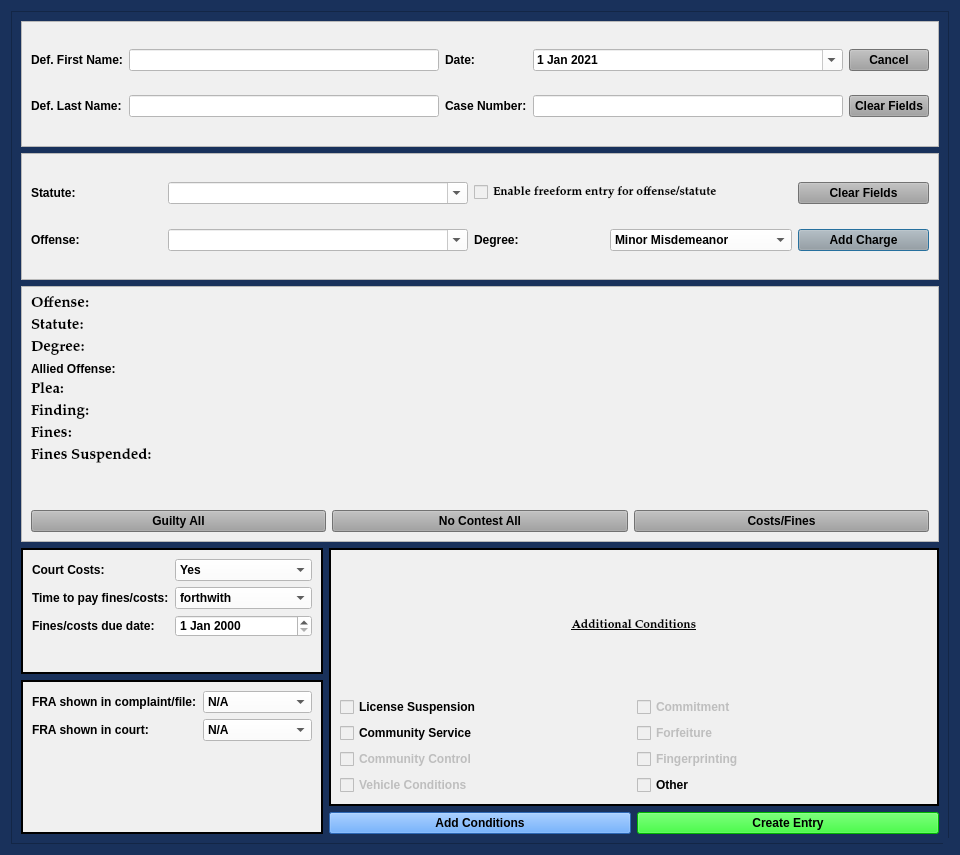
<?xml version="1.0" encoding="UTF-8"?>
<ui version="4.0">
 <class>NoJailPleaDialog</class>
 <widget class="QDialog" name="NoJailPleaDialog">
  <property name="windowModality">
   <enum>Qt::NonModal</enum>
  </property>
  <property name="geometry">
   <rect>
    <x>0</x>
    <y>0</y>
    <width>960</width>
    <height>855</height>
   </rect>
  </property>
  <property name="sizePolicy">
   <sizepolicy hsizetype="Minimum" vsizetype="Minimum">
    <horstretch>0</horstretch>
    <verstretch>0</verstretch>
   </sizepolicy>
  </property>
  <property name="minimumSize">
   <size>
    <width>0</width>
    <height>0</height>
   </size>
  </property>
  <property name="maximumSize">
   <size>
    <width>2500</width>
    <height>3500</height>
   </size>
  </property>
  <property name="palette">
   <palette>
    <active>
     <colorrole role="Button">
      <brush brushstyle="SolidPattern">
       <color alpha="255">
        <red>25</red>
        <green>49</green>
        <blue>91</blue>
       </color>
      </brush>
     </colorrole>
     <colorrole role="Base">
      <brush brushstyle="SolidPattern">
       <color alpha="255">
        <red>25</red>
        <green>49</green>
        <blue>91</blue>
       </color>
      </brush>
     </colorrole>
     <colorrole role="Window">
      <brush brushstyle="SolidPattern">
       <color alpha="255">
        <red>25</red>
        <green>49</green>
        <blue>91</blue>
       </color>
      </brush>
     </colorrole>
    </active>
    <inactive>
     <colorrole role="Button">
      <brush brushstyle="SolidPattern">
       <color alpha="255">
        <red>25</red>
        <green>49</green>
        <blue>91</blue>
       </color>
      </brush>
     </colorrole>
     <colorrole role="Base">
      <brush brushstyle="SolidPattern">
       <color alpha="255">
        <red>25</red>
        <green>49</green>
        <blue>91</blue>
       </color>
      </brush>
     </colorrole>
     <colorrole role="Window">
      <brush brushstyle="SolidPattern">
       <color alpha="255">
        <red>25</red>
        <green>49</green>
        <blue>91</blue>
       </color>
      </brush>
     </colorrole>
    </inactive>
    <disabled>
     <colorrole role="Button">
      <brush brushstyle="SolidPattern">
       <color alpha="255">
        <red>25</red>
        <green>49</green>
        <blue>91</blue>
       </color>
      </brush>
     </colorrole>
     <colorrole role="Base">
      <brush brushstyle="SolidPattern">
       <color alpha="255">
        <red>25</red>
        <green>49</green>
        <blue>91</blue>
       </color>
      </brush>
     </colorrole>
     <colorrole role="Window">
      <brush brushstyle="SolidPattern">
       <color alpha="255">
        <red>25</red>
        <green>49</green>
        <blue>91</blue>
       </color>
      </brush>
     </colorrole>
    </disabled>
   </palette>
  </property>
  <property name="font">
   <font>
    <family>Palatino Linotype</family>
    <pointsize>11</pointsize>
    <weight>75</weight>
    <italic>false</italic>
    <bold>true</bold>
   </font>
  </property>
  <property name="windowTitle">
   <string>No Jail Plea Case Information</string>
  </property>
  <property name="toolTip">
   <string/>
  </property>
  <property name="styleSheet">
   <string notr="true">background-color: rgb(25, 49, 91);
font: 75 11pt &quot;Palatino Linotype&quot;;
font-weight: bold;</string>
  </property>
  <property name="sizeGripEnabled">
   <bool>true</bool>
  </property>
  <property name="modal">
   <bool>true</bool>
  </property>
  <layout class="QVBoxLayout" name="verticalLayout" stretch="0">
   <item>
    <widget class="QScrollArea" name="scrollArea">
     <property name="widgetResizable">
      <bool>true</bool>
     </property>
     <widget class="QWidget" name="scrollAreaWidgetContents_2">
      <property name="geometry">
       <rect>
        <x>0</x>
        <y>0</y>
        <width>936</width>
        <height>831</height>
       </rect>
      </property>
      <layout class="QGridLayout" name="gridLayout_4">
       <item row="0" column="0" colspan="3">
        <widget class="QFrame" name="frame_2">
         <property name="sizePolicy">
          <sizepolicy hsizetype="Preferred" vsizetype="Preferred">
           <horstretch>0</horstretch>
           <verstretch>0</verstretch>
          </sizepolicy>
         </property>
         <property name="styleSheet">
          <string notr="true">background-color: rgb(240, 240, 240);</string>
         </property>
         <property name="frameShape">
          <enum>QFrame::StyledPanel</enum>
         </property>
         <property name="frameShadow">
          <enum>QFrame::Raised</enum>
         </property>
         <layout class="QGridLayout" name="gridLayout">
          <item row="0" column="4">
           <widget class="QPushButton" name="cancel_Button">
            <property name="focusPolicy">
             <enum>Qt::NoFocus</enum>
            </property>
            <property name="styleSheet">
             <string notr="true">background-color: rgb(160, 160, 160);</string>
            </property>
            <property name="text">
             <string>Cancel</string>
            </property>
           </widget>
          </item>
          <item row="1" column="2">
           <widget class="QLabel" name="label_3">
            <property name="text">
             <string>Case Number:</string>
            </property>
           </widget>
          </item>
          <item row="1" column="0">
           <widget class="QLabel" name="label_2">
            <property name="text">
             <string>Def. Last Name:</string>
            </property>
           </widget>
          </item>
          <item row="1" column="1">
           <widget class="QLineEdit" name="defendant_last_name_lineEdit">
            <property name="enabled">
             <bool>true</bool>
            </property>
            <property name="styleSheet">
             <string notr="true">background-color: rgb(255, 255, 255);</string>
            </property>
           </widget>
          </item>
          <item row="0" column="0">
           <widget class="QLabel" name="label">
            <property name="text">
             <string>Def. First Name:</string>
            </property>
           </widget>
          </item>
          <item row="0" column="1">
           <widget class="QLineEdit" name="defendant_first_name_lineEdit">
            <property name="maximumSize">
             <size>
              <width>500</width>
              <height>16777215</height>
             </size>
            </property>
            <property name="styleSheet">
             <string notr="true">background-color: rgb(255, 255, 255);</string>
            </property>
           </widget>
          </item>
          <item row="0" column="3">
           <widget class="QDateEdit" name="plea_trial_date">
            <property name="focusPolicy">
             <enum>Qt::NoFocus</enum>
            </property>
            <property name="styleSheet">
             <string notr="true">background-color: rgb(255, 255, 255);</string>
            </property>
            <property name="minimumDate">
             <date>
              <year>2021</year>
              <month>1</month>
              <day>1</day>
             </date>
            </property>
            <property name="calendarPopup">
             <bool>true</bool>
            </property>
            <property name="date">
             <date>
              <year>2021</year>
              <month>1</month>
              <day>1</day>
             </date>
            </property>
           </widget>
          </item>
          <item row="0" column="2">
           <widget class="QLabel" name="label_26">
            <property name="text">
             <string>Date:</string>
            </property>
           </widget>
          </item>
          <item row="1" column="4">
           <widget class="QPushButton" name="clear_fields_case_Button">
            <property name="focusPolicy">
             <enum>Qt::NoFocus</enum>
            </property>
            <property name="styleSheet">
             <string notr="true">background-color: rgb(160, 160, 160);</string>
            </property>
            <property name="text">
             <string>Clear Fields</string>
            </property>
           </widget>
          </item>
          <item row="1" column="3">
           <widget class="QLineEdit" name="case_number_lineEdit">
            <property name="maximumSize">
             <size>
              <width>500</width>
              <height>16777215</height>
             </size>
            </property>
            <property name="styleSheet">
             <string notr="true">background-color: rgb(255, 255, 255);</string>
            </property>
           </widget>
          </item>
         </layout>
        </widget>
       </item>
       <item row="1" column="0" colspan="3">
        <widget class="QFrame" name="frame_3">
         <property name="sizePolicy">
          <sizepolicy hsizetype="Preferred" vsizetype="Preferred">
           <horstretch>0</horstretch>
           <verstretch>0</verstretch>
          </sizepolicy>
         </property>
         <property name="styleSheet">
          <string notr="true">background-color: rgb(240, 240, 240);</string>
         </property>
         <property name="frameShape">
          <enum>QFrame::StyledPanel</enum>
         </property>
         <property name="frameShadow">
          <enum>QFrame::Raised</enum>
         </property>
         <layout class="QGridLayout" name="gridLayout_2">
          <item row="0" column="0">
           <widget class="QLabel" name="label_6">
            <property name="text">
             <string>Statute:</string>
            </property>
           </widget>
          </item>
          <item row="1" column="1">
           <widget class="QComboBox" name="offense_choice_box">
            <property name="minimumSize">
             <size>
              <width>300</width>
              <height>0</height>
             </size>
            </property>
            <property name="styleSheet">
             <string notr="true">background-color: rgb(255, 255, 255);</string>
            </property>
            <property name="editable">
             <bool>true</bool>
            </property>
           </widget>
          </item>
          <item row="1" column="2">
           <widget class="QLabel" name="label_23">
            <property name="text">
             <string>Degree:</string>
            </property>
           </widget>
          </item>
          <item row="0" column="1">
           <widget class="QComboBox" name="statute_choice_box">
            <property name="enabled">
             <bool>true</bool>
            </property>
            <property name="minimumSize">
             <size>
              <width>300</width>
              <height>0</height>
             </size>
            </property>
            <property name="focusPolicy">
             <enum>Qt::WheelFocus</enum>
            </property>
            <property name="styleSheet">
             <string notr="true">background-color: rgb(255, 255, 255);</string>
            </property>
            <property name="editable">
             <bool>true</bool>
            </property>
           </widget>
          </item>
          <item row="1" column="0">
           <widget class="QLabel" name="label_15">
            <property name="text">
             <string>Offense:</string>
            </property>
           </widget>
          </item>
          <item row="0" column="4">
           <widget class="QPushButton" name="clear_fields_charge_Button">
            <property name="focusPolicy">
             <enum>Qt::NoFocus</enum>
            </property>
            <property name="styleSheet">
             <string notr="true">background-color: rgb(160, 160, 160);</string>
            </property>
            <property name="text">
             <string>Clear Fields</string>
            </property>
           </widget>
          </item>
          <item row="1" column="3">
           <widget class="QComboBox" name="degree_choice_box">
            <property name="enabled">
             <bool>true</bool>
            </property>
            <property name="focusPolicy">
             <enum>Qt::NoFocus</enum>
            </property>
            <property name="styleSheet">
             <string notr="true">background-color: rgb(255, 255, 255);</string>
            </property>
            <item>
             <property name="text">
              <string>Minor Misdemeanor</string>
             </property>
            </item>
            <item>
             <property name="text">
              <string>M1</string>
             </property>
            </item>
            <item>
             <property name="text">
              <string>M2</string>
             </property>
            </item>
            <item>
             <property name="text">
              <string>M3</string>
             </property>
            </item>
            <item>
             <property name="text">
              <string>M4</string>
             </property>
            </item>
            <item>
             <property name="text">
              <string>Unclassified Misdemeanor</string>
             </property>
            </item>
           </widget>
          </item>
          <item row="1" column="4">
           <widget class="QPushButton" name="add_charge_Button">
            <property name="styleSheet">
             <string notr="true">background-color: rgb(160, 160, 160);</string>
            </property>
            <property name="text">
             <string>Add Charge</string>
            </property>
           </widget>
          </item>
          <item row="0" column="2" colspan="2">
           <widget class="QCheckBox" name="freeform_entry_checkBox">
            <property name="font">
             <font>
              <family>Palatino Linotype</family>
              <pointsize>9</pointsize>
              <weight>9</weight>
              <italic>false</italic>
              <bold>false</bold>
             </font>
            </property>
            <property name="focusPolicy">
             <enum>Qt::NoFocus</enum>
            </property>
            <property name="styleSheet">
             <string notr="true">font: 75 9pt &quot;Palatino Linotype&quot;;</string>
            </property>
            <property name="text">
             <string>Enable freeform entry for offense/statute</string>
            </property>
           </widget>
          </item>
         </layout>
        </widget>
       </item>
       <item row="2" column="0" colspan="3">
        <widget class="QFrame" name="frame">
         <property name="sizePolicy">
          <sizepolicy hsizetype="Preferred" vsizetype="Preferred">
           <horstretch>0</horstretch>
           <verstretch>0</verstretch>
          </sizepolicy>
         </property>
         <property name="styleSheet">
          <string notr="true">background-color: rgb(240, 240, 240);</string>
         </property>
         <property name="frameShape">
          <enum>QFrame::StyledPanel</enum>
         </property>
         <property name="frameShadow">
          <enum>QFrame::Raised</enum>
         </property>
         <layout class="QVBoxLayout" name="verticalLayout_2">
          <item>
           <layout class="QGridLayout" name="gridLayout_3">
            <item row="0" column="0" colspan="3">
             <layout class="QGridLayout" name="charges_gridLayout">
              <item row="4" column="0">
               <widget class="QLabel" name="plea_label_1">
                <property name="font">
                 <font>
                  <family>Palatino Linotype</family>
                  <pointsize>11</pointsize>
                  <weight>75</weight>
                  <italic>false</italic>
                  <bold>true</bold>
                 </font>
                </property>
                <property name="text">
                 <string>Plea:</string>
                </property>
               </widget>
              </item>
              <item row="5" column="0">
               <widget class="QLabel" name="label_14">
                <property name="font">
                 <font>
                  <family>Palatino Linotype</family>
                  <pointsize>11</pointsize>
                  <weight>75</weight>
                  <italic>false</italic>
                  <bold>true</bold>
                 </font>
                </property>
                <property name="text">
                 <string>Finding:</string>
                </property>
               </widget>
              </item>
              <item row="7" column="0">
               <widget class="QLabel" name="label_10">
                <property name="font">
                 <font>
                  <family>Palatino Linotype</family>
                  <pointsize>11</pointsize>
                  <weight>75</weight>
                  <italic>false</italic>
                  <bold>true</bold>
                 </font>
                </property>
                <property name="text">
                 <string>Fines Suspended:</string>
                </property>
               </widget>
              </item>
              <item row="9" column="0">
               <widget class="QLabel" name="label_5">
                <property name="text">
                 <string/>
                </property>
               </widget>
              </item>
              <item row="2" column="0">
               <widget class="QLabel" name="label_20">
                <property name="font">
                 <font>
                  <family>Palatino Linotype</family>
                  <pointsize>11</pointsize>
                  <weight>75</weight>
                  <italic>false</italic>
                  <bold>true</bold>
                 </font>
                </property>
                <property name="text">
                 <string>Degree:</string>
                </property>
               </widget>
              </item>
              <item row="6" column="0">
               <widget class="QLabel" name="label_17">
                <property name="font">
                 <font>
                  <family>Palatino Linotype</family>
                  <pointsize>11</pointsize>
                  <weight>75</weight>
                  <italic>false</italic>
                  <bold>true</bold>
                 </font>
                </property>
                <property name="text">
                 <string>Fines:</string>
                </property>
               </widget>
              </item>
              <item row="0" column="0">
               <widget class="QLabel" name="offense_label_1">
                <property name="font">
                 <font>
                  <family>Palatino Linotype</family>
                  <pointsize>11</pointsize>
                  <weight>75</weight>
                  <italic>false</italic>
                  <bold>true</bold>
                 </font>
                </property>
                <property name="text">
                 <string>Offense:</string>
                </property>
                <property name="wordWrap">
                 <bool>true</bool>
                </property>
               </widget>
              </item>
              <item row="1" column="0">
               <widget class="QLabel" name="label_19">
                <property name="font">
                 <font>
                  <family>Palatino Linotype</family>
                  <pointsize>11</pointsize>
                  <weight>75</weight>
                  <italic>false</italic>
                  <bold>true</bold>
                 </font>
                </property>
                <property name="text">
                 <string>Statute:</string>
                </property>
               </widget>
              </item>
              <item row="8" column="0">
               <widget class="QLabel" name="label_4">
                <property name="text">
                 <string/>
                </property>
               </widget>
              </item>
              <item row="3" column="0">
               <widget class="QLabel" name="label_7">
                <property name="text">
                 <string>Allied Offense:</string>
                </property>
               </widget>
              </item>
             </layout>
            </item>
            <item row="1" column="0">
             <widget class="QPushButton" name="guilty_all_Button">
              <property name="sizePolicy">
               <sizepolicy hsizetype="Preferred" vsizetype="Fixed">
                <horstretch>0</horstretch>
                <verstretch>0</verstretch>
               </sizepolicy>
              </property>
              <property name="focusPolicy">
               <enum>Qt::NoFocus</enum>
              </property>
              <property name="styleSheet">
               <string notr="true">background-color: rgb(160, 160, 160);</string>
              </property>
              <property name="text">
               <string>Guilty All</string>
              </property>
             </widget>
            </item>
            <item row="1" column="1">
             <widget class="QPushButton" name="no_contest_all_Button">
              <property name="sizePolicy">
               <sizepolicy hsizetype="Preferred" vsizetype="Fixed">
                <horstretch>0</horstretch>
                <verstretch>0</verstretch>
               </sizepolicy>
              </property>
              <property name="focusPolicy">
               <enum>Qt::NoFocus</enum>
              </property>
              <property name="styleSheet">
               <string notr="true">background-color: rgb(160, 160, 160);</string>
              </property>
              <property name="text">
               <string>No Contest All</string>
              </property>
             </widget>
            </item>
            <item row="1" column="2">
             <widget class="QPushButton" name="costs_and_fines_Button">
              <property name="sizePolicy">
               <sizepolicy hsizetype="Preferred" vsizetype="Fixed">
                <horstretch>0</horstretch>
                <verstretch>0</verstretch>
               </sizepolicy>
              </property>
              <property name="focusPolicy">
               <enum>Qt::NoFocus</enum>
              </property>
              <property name="styleSheet">
               <string notr="true">background-color: rgb(160, 160, 160);</string>
              </property>
              <property name="text">
               <string>Costs/Fines</string>
              </property>
              <property name="flat">
               <bool>false</bool>
              </property>
             </widget>
            </item>
           </layout>
          </item>
         </layout>
        </widget>
       </item>
       <item row="3" column="0">
        <widget class="QFrame" name="frame_5">
         <property name="sizePolicy">
          <sizepolicy hsizetype="Preferred" vsizetype="Preferred">
           <horstretch>0</horstretch>
           <verstretch>0</verstretch>
          </sizepolicy>
         </property>
         <property name="styleSheet">
          <string notr="true">background-color: rgb(240, 240, 240);</string>
         </property>
         <property name="frameShape">
          <enum>QFrame::Box</enum>
         </property>
         <property name="frameShadow">
          <enum>QFrame::Plain</enum>
         </property>
         <property name="lineWidth">
          <number>2</number>
         </property>
         <layout class="QFormLayout" name="formLayout">
          <item row="0" column="0">
           <widget class="QLabel" name="label_11">
            <property name="text">
             <string>Court Costs:</string>
            </property>
           </widget>
          </item>
          <item row="0" column="1">
           <widget class="QComboBox" name="court_costs_box">
            <property name="styleSheet">
             <string notr="true">background-color: rgb(255, 255, 255);</string>
            </property>
            <item>
             <property name="text">
              <string>Yes</string>
             </property>
            </item>
            <item>
             <property name="text">
              <string>No</string>
             </property>
            </item>
           </widget>
          </item>
          <item row="1" column="0">
           <widget class="QLabel" name="label_9">
            <property name="text">
             <string>Time to pay fines/costs:</string>
            </property>
           </widget>
          </item>
          <item row="1" column="1">
           <widget class="QComboBox" name="ability_to_pay_box">
            <property name="styleSheet">
             <string notr="true">background-color: rgb(255, 255, 255);</string>
            </property>
            <item>
             <property name="text">
              <string>forthwith</string>
             </property>
            </item>
            <item>
             <property name="text">
              <string>within 30 days</string>
             </property>
            </item>
            <item>
             <property name="text">
              <string>within 60 days</string>
             </property>
            </item>
            <item>
             <property name="text">
              <string>within 90 days</string>
             </property>
            </item>
           </widget>
          </item>
          <item row="2" column="0">
           <widget class="QLabel" name="label_18">
            <property name="text">
             <string>Fines/costs due date:</string>
            </property>
           </widget>
          </item>
          <item row="2" column="1">
           <widget class="QDateEdit" name="balance_due_date">
            <property name="styleSheet">
             <string notr="true">background-color: rgb(255, 255, 255);</string>
            </property>
           </widget>
          </item>
         </layout>
        </widget>
       </item>
       <item row="3" column="1" rowspan="2" colspan="2">
        <widget class="QFrame" name="frame_6">
         <property name="sizePolicy">
          <sizepolicy hsizetype="Preferred" vsizetype="Preferred">
           <horstretch>0</horstretch>
           <verstretch>0</verstretch>
          </sizepolicy>
         </property>
         <property name="styleSheet">
          <string notr="true">background-color: rgb(240, 240, 240);
font: 75 9pt &quot;Palatino Linotype&quot;;
font-weight: bold;</string>
         </property>
         <property name="frameShape">
          <enum>QFrame::Box</enum>
         </property>
         <property name="frameShadow">
          <enum>QFrame::Plain</enum>
         </property>
         <property name="lineWidth">
          <number>2</number>
         </property>
         <layout class="QGridLayout" name="gridLayout_6">
          <item row="0" column="0">
           <widget class="QLabel" name="label_24">
            <property name="font">
             <font>
              <family>Palatino Linotype</family>
              <pointsize>9</pointsize>
              <weight>75</weight>
              <italic>false</italic>
              <bold>true</bold>
              <underline>true</underline>
             </font>
            </property>
            <property name="text">
             <string>Additional Conditions</string>
            </property>
            <property name="alignment">
             <set>Qt::AlignCenter</set>
            </property>
           </widget>
          </item>
          <item row="1" column="0">
           <layout class="QGridLayout" name="add_conditions_gridLayout">
            <item row="0" column="0">
             <widget class="QCheckBox" name="license_suspension_checkBox">
              <property name="text">
               <string>License Suspension</string>
              </property>
             </widget>
            </item>
            <item row="0" column="1">
             <widget class="QCheckBox" name="checkBox_4">
              <property name="enabled">
               <bool>false</bool>
              </property>
              <property name="sizePolicy">
               <sizepolicy hsizetype="Preferred" vsizetype="Fixed">
                <horstretch>0</horstretch>
                <verstretch>0</verstretch>
               </sizepolicy>
              </property>
              <property name="focusPolicy">
               <enum>Qt::NoFocus</enum>
              </property>
              <property name="text">
               <string>Commitment</string>
              </property>
             </widget>
            </item>
            <item row="1" column="0">
             <widget class="QCheckBox" name="community_service_checkBox">
              <property name="text">
               <string>Community Service</string>
              </property>
             </widget>
            </item>
            <item row="1" column="1">
             <widget class="QCheckBox" name="checkBox_5">
              <property name="enabled">
               <bool>false</bool>
              </property>
              <property name="focusPolicy">
               <enum>Qt::NoFocus</enum>
              </property>
              <property name="text">
               <string>Forfeiture</string>
              </property>
             </widget>
            </item>
            <item row="2" column="0">
             <widget class="QCheckBox" name="community_control_checkBox">
              <property name="enabled">
               <bool>false</bool>
              </property>
              <property name="text">
               <string>Community Control</string>
              </property>
             </widget>
            </item>
            <item row="2" column="1">
             <widget class="QCheckBox" name="checkBox_3">
              <property name="enabled">
               <bool>false</bool>
              </property>
              <property name="focusPolicy">
               <enum>Qt::NoFocus</enum>
              </property>
              <property name="text">
               <string>Fingerprinting</string>
              </property>
             </widget>
            </item>
            <item row="3" column="0">
             <widget class="QCheckBox" name="checkBox_7">
              <property name="enabled">
               <bool>false</bool>
              </property>
              <property name="focusPolicy">
               <enum>Qt::NoFocus</enum>
              </property>
              <property name="text">
               <string>Vehicle Conditions</string>
              </property>
             </widget>
            </item>
            <item row="3" column="1">
             <widget class="QCheckBox" name="other_conditions_checkBox">
              <property name="enabled">
               <bool>true</bool>
              </property>
              <property name="focusPolicy">
               <enum>Qt::NoFocus</enum>
              </property>
              <property name="text">
               <string>Other</string>
              </property>
             </widget>
            </item>
           </layout>
          </item>
         </layout>
        </widget>
       </item>
       <item row="4" column="0" rowspan="2">
        <widget class="QFrame" name="frame_7">
         <property name="sizePolicy">
          <sizepolicy hsizetype="Preferred" vsizetype="Preferred">
           <horstretch>0</horstretch>
           <verstretch>0</verstretch>
          </sizepolicy>
         </property>
         <property name="styleSheet">
          <string notr="true">background-color: rgb(240, 240, 240);</string>
         </property>
         <property name="frameShape">
          <enum>QFrame::Box</enum>
         </property>
         <property name="frameShadow">
          <enum>QFrame::Plain</enum>
         </property>
         <property name="lineWidth">
          <number>2</number>
         </property>
         <layout class="QFormLayout" name="formLayout_2">
          <item row="0" column="0">
           <widget class="QLabel" name="label_21">
            <property name="text">
             <string>FRA shown in complaint/file:</string>
            </property>
           </widget>
          </item>
          <item row="0" column="1">
           <widget class="QComboBox" name="fra_in_file_box">
            <property name="styleSheet">
             <string notr="true">background-color: rgb(255, 255, 255);</string>
            </property>
            <item>
             <property name="text">
              <string>N/A</string>
             </property>
            </item>
            <item>
             <property name="text">
              <string>Yes</string>
             </property>
            </item>
            <item>
             <property name="text">
              <string>No</string>
             </property>
            </item>
           </widget>
          </item>
          <item row="1" column="0">
           <widget class="QLabel" name="label_22">
            <property name="text">
             <string>FRA shown in court:</string>
            </property>
           </widget>
          </item>
          <item row="1" column="1">
           <widget class="QComboBox" name="fra_in_court_box">
            <property name="styleSheet">
             <string notr="true">background-color: rgb(255, 255, 255);</string>
            </property>
            <item>
             <property name="text">
              <string>N/A</string>
             </property>
            </item>
            <item>
             <property name="text">
              <string>Yes</string>
             </property>
            </item>
            <item>
             <property name="text">
              <string>No</string>
             </property>
            </item>
           </widget>
          </item>
         </layout>
        </widget>
       </item>
       <item row="5" column="1">
        <widget class="QPushButton" name="add_conditions_Button">
         <property name="styleSheet">
          <string notr="true">background-color: rgb(62, 146, 255)</string>
         </property>
         <property name="text">
          <string>Add Conditions</string>
         </property>
         <property name="autoDefault">
          <bool>false</bool>
         </property>
        </widget>
       </item>
       <item row="5" column="2">
        <widget class="QPushButton" name="create_entry_Button">
         <property name="styleSheet">
          <string notr="true">background-color: rgb(0, 255, 0);</string>
         </property>
         <property name="text">
          <string>Create Entry</string>
         </property>
         <property name="autoDefault">
          <bool>false</bool>
         </property>
        </widget>
       </item>
      </layout>
     </widget>
    </widget>
   </item>
  </layout>
 </widget>
 <tabstops>
  <tabstop>defendant_first_name_lineEdit</tabstop>
  <tabstop>defendant_last_name_lineEdit</tabstop>
  <tabstop>case_number_lineEdit</tabstop>
 </tabstops>
 <resources/>
 <connections/>
 <slots>
  <slot>create_entry()</slot>
  <slot>continue_dialog()</slot>
  <slot>close_window()</slot>
  <slot>set_dialog()</slot>
  <slot>update_case_information()</slot>
  <slot>ovi_dialog()</slot>
  <slot>sentencing_dialog()</slot>
  <slot>proceed_to_sentencing()</slot>
  <slot>proceed_to_ovi()</slot>
  <slot>add_charge()</slot>
  <slot>set_statute()</slot>
  <slot>set_pay_date()</slot>
  <slot>amend_offense()</slot>
  <slot>set_offense()</slot>
  <slot>add_charge_to_view()</slot>
  <slot>delete_charge()</slot>
  <slot>delete_charge_from_view()</slot>
  <slot>close_event()</slot>
  <slot>set_fra_in_file()</slot>
  <slot>set_fra_in_court()</slot>
  <slot>start_add_conditions_dialog()</slot>
  <slot>start_amend_offense_dialog()</slot>
 </slots>
</ui>
